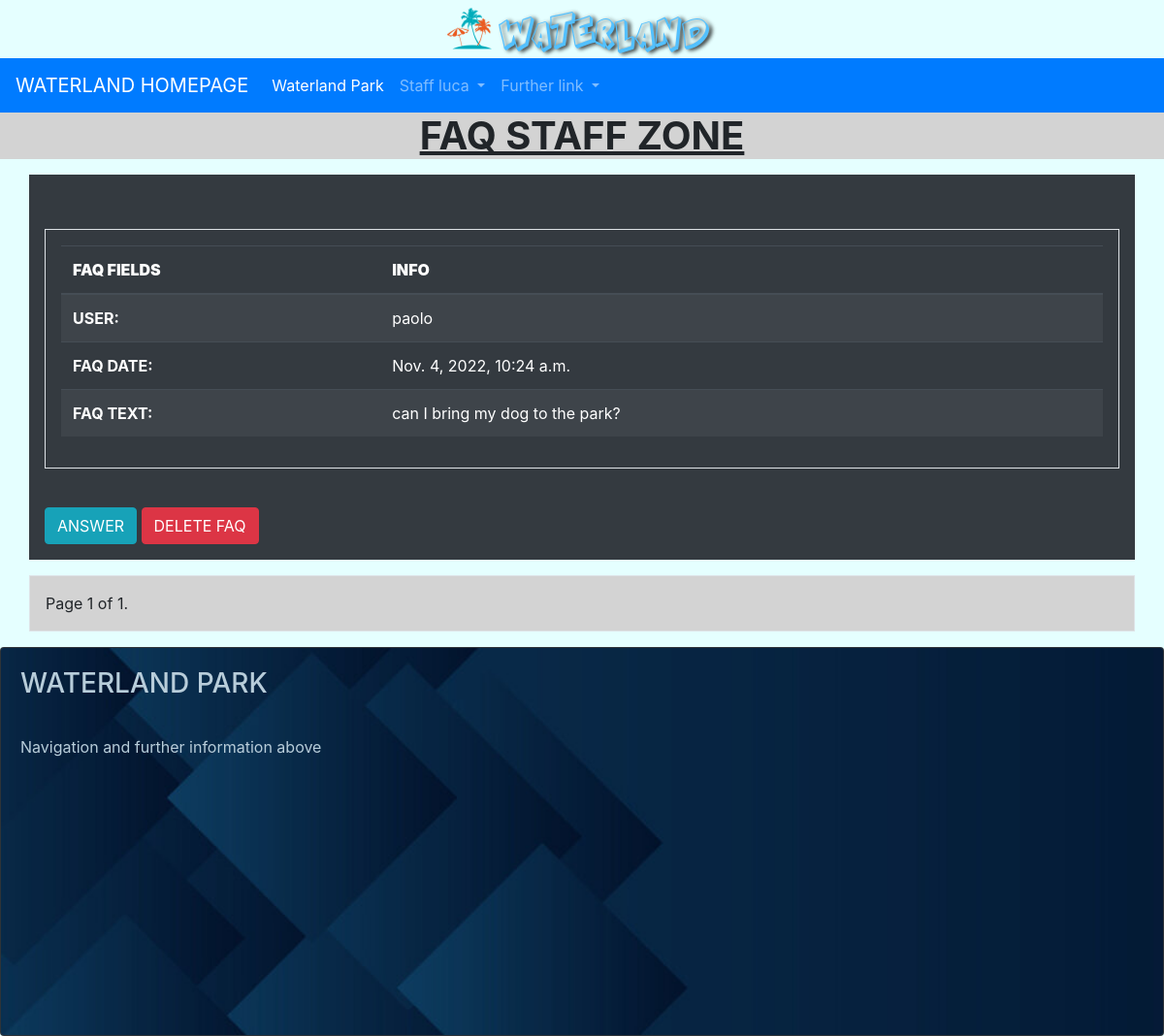
Page /reviewpark/faq/staff_list/ (signed in) on the committed database.
### userpark/models.py (models this page shows, shortened)
class User(AbstractUser):
    GENDER_CHOICES = (
        ('M', 'Male'),
        ('F', 'Female'),
    )
    gender = models.CharField(max_length=1, choices=GENDER_CHOICES, help_text="Are you male or female?", null=True, default=None)
    birth_date = models.DateField(help_text="Place your birthday here", null=True,
                                  validators=[MaxValueValidator(limit_value=date.today()-timedelta(days=(365*7))),
                                              MinValueValidator(limit_value=date.today()-timedelta(days=(365*100)))], default=None)
    staff_assigned_code = models.CharField(max_length=5, help_text="Place your staff code here", null=True, unique=True, default=None)
    is_staff_member = models.BooleanField(default=False)
    propic = models.ImageField(upload_to=media_directory_path, blank=True, null=True,
                               default=None, help_text='Add your profile picture here', verbose_name='Picture Profile')
    slug = models.SlugField(null=False, unique=True)  # max length disabled

### reviewpark/models.py (models this page shows, shortened)
class Faq(models.Model):
    customer = models.ForeignKey(myUser, on_delete=models.SET_NULL, null=True)
    faq_date = models.DateTimeField(default=timezone.now, null=False, blank=False)
    ask = models.TextField(max_length=300, null=False, blank=False, help_text='Write your question here, max 300 characters', verbose_name='FAQ')
    answare = models.TextField(max_length=500, null=True, default=None,
                               help_text='Answare to the customer\'s question here, max 500 characters', verbose_name='Answer')
    answare_date = models.DateTimeField(null=True, default=None)
    class Meta:
        verbose_name_plural = 'FAQ'

### reviewpark/views.py (the view)
# urls.py: path('faq/staff_list/', FaqStaffListView.as_view(), name='faq-staff-list'),
class FaqStaffListView(LoginRequiredMixin, StaffRequiredMixin, ListView):
    model = Faq
    template_name = 'reviewpark/faq/faq_staff_list.html'
    context_object_name = "faq_list"  # default is object_list
    paginate_by = 2
    login_url = 'userpark:login'  # Redirect Login needed
    redirect_field_name = 'redirect_to'
    def get_queryset(self):
        queryset = Faq.objects.filter(answare=None).order_by('-faq_date')  # DESC date, default ASC
        return queryset

### waterlandmixins/mixins.py (called while the page is built)
    def dispatch(self, request, *args, **kwargs):
        if request.user.is_staff_member:
            return super().dispatch(request, *args, **kwargs)
        else:
            raise PermissionDenied

### reviewpark/templates/reviewpark/faq/faq_staff_list.html (shortened to what this page needs)
{% extends 'navbase.html' %}
{% block bodybase %}
    <div class="text-center" style="background-color: lightgray">
        <h1><strong><u>FAQ STAFF ZONE</u></strong></h1>
    </div>
    <div class="container p-3 my-3 bg-dark text-white">
    {% for faq in faq_list %}
        <br>
        <div class="container p-3 my-3 border">
        <table class="table table-striped table-dark">
          <thead>
            <tr>
                <th scope="col"><strong>FAQ FIELDS</strong></th>
              <th scope="col"><strong>INFO</strong></th>
            </tr>
          </thead>
        <tbody>
            <tr>
            <th scope="row">USER:</th>
             {% if faq.customer %}
                <td>{{ faq.customer.get_username }}</td>
             {% else %}
                <td>Deleted User</td>
             {% endif %}
            </tr>
            <tr>
            <th scope="row">FAQ DATE:</th>
             <td>{{ faq.faq_date }}</td>
            </tr>
            <tr>
            <th scope="row">FAQ TEXT:</th>
             <td>{{ faq.ask }}</td>
            </tr>
         </tbody>
        </table>
        </div>
        <br>
        <a href="{% url 'reviewpark:faq-staff-answare' faq.pk %}"><button type="button" class="btn btn-info">ANSWER</button></a>
        <a href="{% url 'reviewpark:faq-staff-delete' faq.pk %}"><button type="button" class="btn btn-danger">DELETE FAQ</button></a>
        <br>
    {% empty %}
        <div class="text-center">
            <h1><strong><u>NO FAQ TO ANSWER YET</u></strong></h1>
        </div>
    {% endfor %}
    </div>
    <div class="container p-3 my-3 border" style="background-color: lightgray">
        <div class="pagination">
        <span class="step-links">
            <span class="current">
                Page {{ page_obj.number }} of {{ page_obj.paginator.num_pages }}.
            </span>
        </span>
        </div>
    </div>
{% endblock %}

### templates/navbase.html (shortened to what this page needs)
{% extends 'base.html' %}
{% load static %}
{% block head %}
    <nav class="navbar navbar-expand-lg navbar navbar-dark bg-primary">
      <a class="navbar-brand" href="{% url 'home' %}">WATERLAND HOMEPAGE</a>
      <div class="collapse navbar-collapse" id="navbarNavDropdown">
        <ul class="navbar-nav">
          <li class="nav-item active">
            <a class="nav-link" href="{% url 'waterland-park-info-showcase' %}">Waterland Park <span class="sr-only">(current)</span></a>
          </li>
          {% if user.is_authenticated %}
              {% if user.is_staff_member %}
                <li class="nav-item dropdown">
                <a class="nav-link dropdown-toggle" href="#" id="navbarDropdownMenuLink" role="button" data-toggle="dropdown" aria-expanded="false">
                Staff {{ user.username }}
                </a>
                </li>
          {% endif %}
          {% endif %}
          <li class="nav-item dropdown">
            <a class="nav-link dropdown-toggle" href="#" id="navbarDropdownMenuLink" role="button" data-toggle="dropdown" aria-expanded="false">
              Further link
            </a>
          </li>
        </ul>
      </div>
    </nav>
{% endblock %}
{% block body %}
    {% block bodybase %}{% endblock %}
        <footer>
            <div class="card bg-dark text-white">
              <img src="{% static 'img/footer.jpg' %}" class="card-img" alt="footerimg">
              <div class="card-img-overlay">
                <h3 class="card-title" style="color:#b8cdda ; ">WATERLAND PARK</h3>
                  <br>
                <p class="card-text" style="color:#b8cdda ; ">Navigation and further information above</p>
              </div>
            </div>
        </footer>
{% endblock %}

### rows in the picture
User: username "luca"
Faq: customer.get_username "paolo", faq_date "Nov. 4, 2022, 10:24 a.m.", ask "can I bring my dog to the park?"

### other values in the picture
{{ page_obj.number }} "1"
{{ page_obj.paginator.num_pages }} "1"
